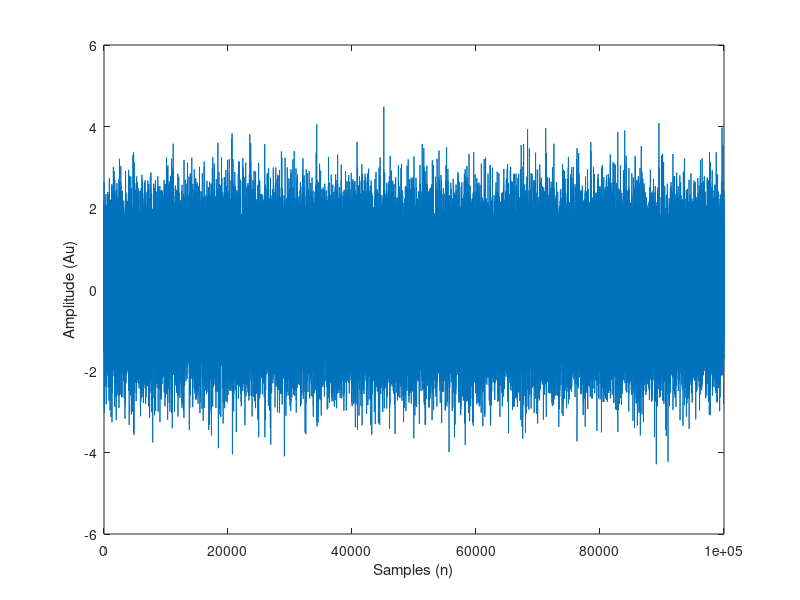
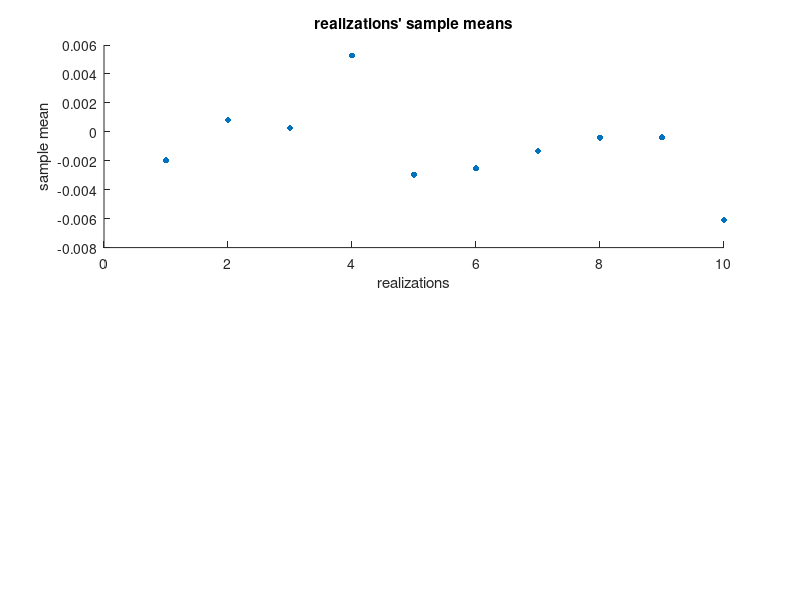

Write MATLAB code to recreate these figures, in order. (Note: this script raises an error after producing the figures.)
%% Creation of signal
clc; clear all;
n_samples = 100000;
which_exercise = 2; %choose 1 for uniform distribution and 2 for gaussian distribution
x_axis = 1:n_samples;

if (which_exercise == 1)
    X = rand(n_samples, 1);  %Uniformly distributed between 0 and 1
elseif (which_exercise == 2)
    X = randn(n_samples, 1);  %Gaussian distribution with 0 mean and unit standard deviation
end

%% Plot the signal
figure()
plot(x_axis, X)
ylabel("Amplitude (Au)");
xlabel("Samples (n)");

%% Part 1
sample_mean = mean(X);

%% Part 2
sample_standard_deviation = std(X);

%% Part 3
realizations = 1:10;

if (which_exercise == 1)
    x_realizations = rand(10, n_samples);
elseif (which_exercise == 2)
    x_realizations = randn(10, n_samples);
end

sample_mean_realizations = zeros(10, 1);
std_realizations = zeros(10, 1);
error_realizations = zeros(10, 1);

for realization = realizations  
    sample_mean_realizations(realization, 1) = mean(x_realizations(realization, :));
    std_realizations(realization, 1) = std(x_realizations(realization, :));
    if (which_exercise == 1)
        error_realizations(realization, 1) = 0.5 - sample_mean_realizations(realization, 1);
    elseif (which_exercise == 2)
        error_realizations(realization, 1) = 0 - sample_mean_realizations(realization, 1);
    end
end

m_estimatorBias = 0 - mean(sample_mean_realizations);
s_estimatorBias = 1 - mean(std_realizations);
%% Part 3 plotting
figure()

subplot(2,1,1)
hold on
scatter(realizations, sample_mean_realizations, 18,'bo', 'filled')
title("realizations' sample means")
ylabel("sample mean")
xlabel("realizations")
%ylim([0.45 0.55])
if (which_exercise == 1)
    hline = refline([0, 0.5]);
    hline.Color = 'b';
    for i = realizations
        plot([i, i], [0.5, sample_mean_realizations(i)], 'b-')
    end
elseif (which_exercise == 2)
    hline = refline([0, 0]);
    hline.Color = 'b';
    for i = realizations
        plot([i, i], [0, sample_mean_realizations(i)], 'b-')
    end
end

subplot(2,1,2)
hold on
scatter(realizations, std_realizations, 18, 'bo', 'filled')
title("realizations' sample standard deviation")
ylabel("sample standard deviation")
xlabel("realizations")
%ylim([0.25 0.35])
if (which_exercise == 1) 
    hline = refline([0, 1/sqrt(12)]);
    hline.Color = 'b';
    for i = realizations
        plot([i, i], [1/sqrt(12), std_realizations(i)], 'b-')
    end
elseif (which_exercise == 2)
    hline = refline([0, 1]);
    hline.Color = 'b';
    for i = realizations
        plot([i, i], [1, std_realizations(i)], 'b-')
    end
end 
    
% elseif (which_exercise == 2)
%     subplot(2,1,1)
%     scatter(realizations, sample_mean_realizations, 18,'ro', 'filled')
%     title("realizations' sample means")
%     ylabel("sample mean")
%     xlabel("realization")
%     ylim([-0.1 0.1])
%     hline = refline([0, 0]);
% 
%     subplot(2,1,2)
%     scatter(realizations, std_realizations, 18, 'ro', 'filled')
%     title("realizations' sample standard deviation")
%     ylabel("sample standard deviation")
%     xlabel("realization")
%     ylim([0.9 1.1])
%     hline = refline([0, 1]);
% end

%% Part 4
n_bins = 150; %n_samples;
title_text = sprintf("histogram pdf for %.0f samples and %.0f bins", n_samples, n_bins);
title_histogram = sprintf("pdf estimate using the 'Normalized' histogram() function");
figure()
hold on
title(title_text);
ylabel('Probability')
[counts, centers] = hist(X, n_bins);
bar(centers, counts/n_samples)

if (which_exercise == 1)
    hline = refline([0, 1/n_bins]);
    hline.Color ='r';
    xlabel('x');
elseif (which_exercise == 2)
    xlabel('y');
    figure(), hold on
    histogram(X, 'Normalization', 'pdf');
    plot(-5:0.1:5, normpdf(-5:0.1:5, 0, 1));
    title(title_histogram);
    xlabel('y');
    ylabel('Probability')
end





